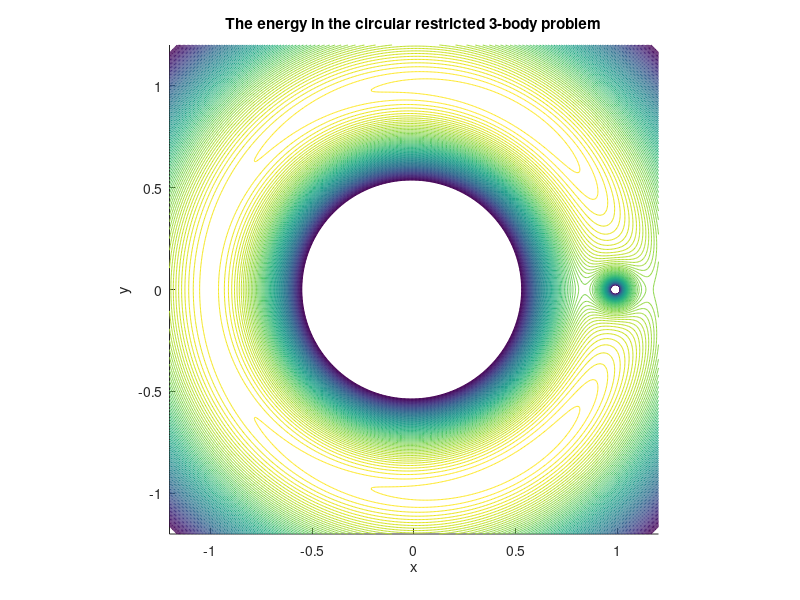

This chart was generated by the following MATLAB code:
function energy_contour

    % These masses represent the Earth-Moon system
    m1 = 5.974E24; % kg
    m2 = 7.348E22; % kg
    mu = m2/(m1 + m2);

    function e = energy(x, y)
        r_1 = sqrt((x + mu).^2 + y.^2)
        r_2 = sqrt((x + mu - 1).^2 + y.^2)
        e = -(1 - mu)./r_1 - mu./r_2 - 0.5*((1 - mu)*r_1.^2 + mu*r_2.^2)
    endfunction

    function output
        figure()
        title('The energy in the circular restricted 3-body problem')
        hold on
        ylim([-1.2, 1.2])
        xlim([-1.2, 1.2])
        axis square
        xlabel('x')
        ylabel('y')
        xcoord = linspace(-1.2, 1.2, 360)
        ycoord = linspace(-1.2, 1.2, 360)
        [X, Y] = meshgrid(xcoord, ycoord)
        contour(X, Y, energy(X, Y), linspace(0, -2, 360))
    endfunction
    output
end

